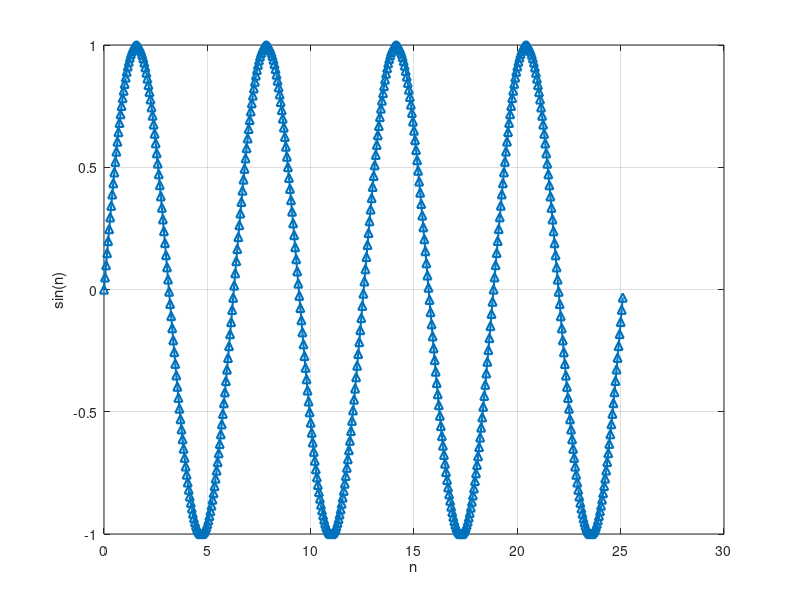

This figure's MATLAB source:
clc;
close all;
clear;
format compact;

T0 = 4;
n = 0:0.05:2*pi*T0;
x = sin(n);

figure;
plot(n, x, '-^', 'LineWidth', 1.5);
grid on;
ylabel('sin(n)');
xlabel('n');
